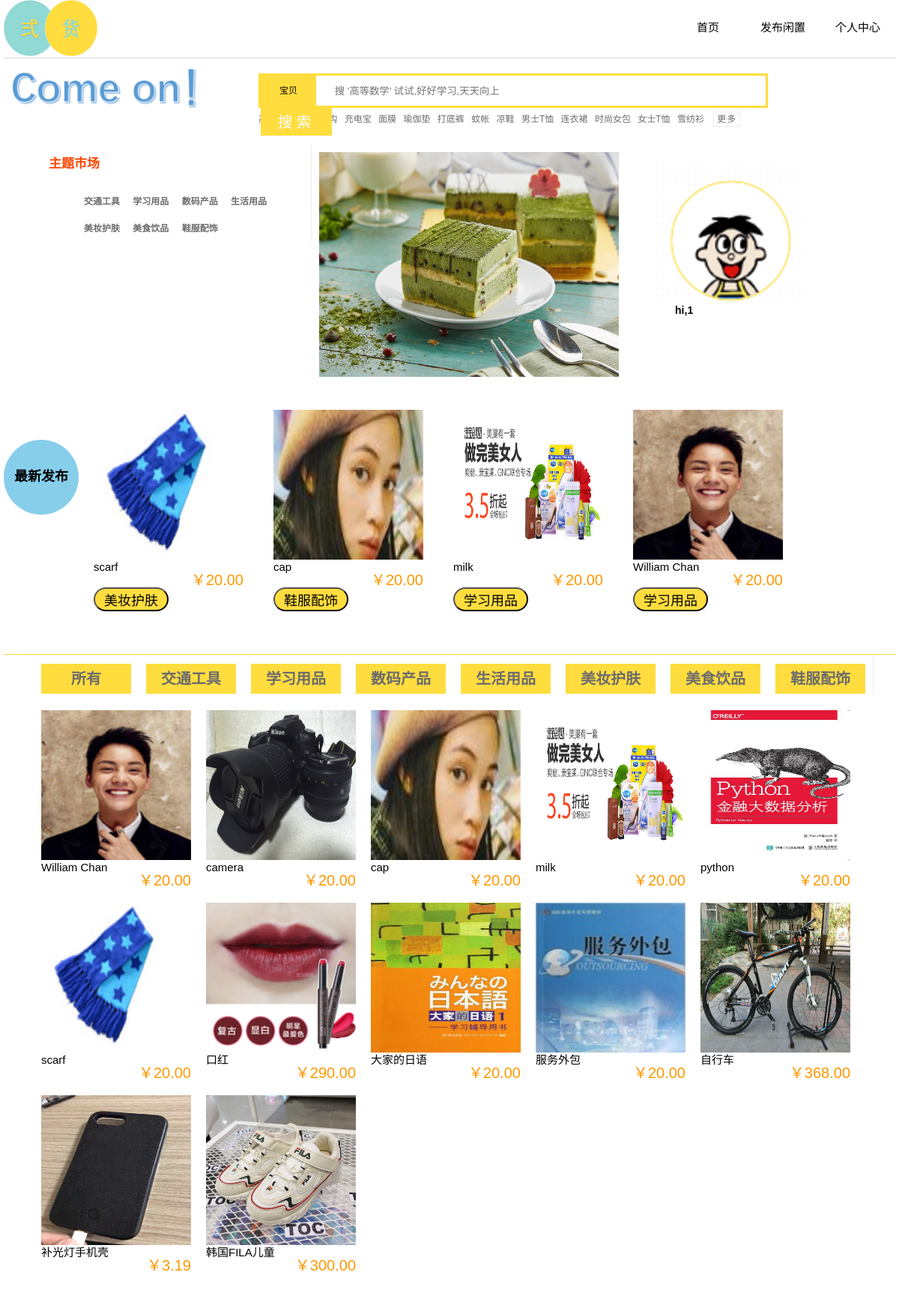
The app's page /sells/ (signed in) with its own data.
### sells/models.py (models this page shows, shortened)
class Category(models.Model):
    name = models.CharField(max_length=200, db_index=True)
    slug = models.SlugField(max_length=200, db_index=True, unique=True)
    class Meta:
        ordering = ('name',)
        verbose_name = 'category'
        verbose_name_plural = 'categories'
    def __str__(self):
        return self.name
    def get_absolute_url(self):
        return reverse('sells:product_list_by_category', args=[self.slug])

class Product(models.Model):
    category = models.ForeignKey(Category, related_name='category', on_delete=models.CASCADE)
    name = models.CharField(max_length=200, db_index=True)
    slug = models.SlugField(max_length=200, db_index=True)
    image = models.ImageField(upload_to='products/%y/%m/%d', blank=True)
    description = models.TextField(blank=True)
    price = models.DecimalField(max_digits=10, decimal_places=2)
    available = models.BooleanField(default=True)
    created = models.DateTimeField(auto_now_add=True)
    updated = models.DateTimeField(auto_now=True)
    stuid=models.ForeignKey(User, related_name='User', on_delete=models.CASCADE)
    gold = models.CharField(max_length=100,db_index=True)
    tel= models.CharField(max_length=11,db_index=True)
    class Meta:
        ordering = ('name',)
        index_together = (('id', 'slug'),)
    def get_absolute_url(self):
        return reverse('sells:product_detail', args=[self.id, self.slug])

### sells/views.py (the view)
# urls.py: path('', views.product_list, name='product_list'),
def product_list(request, category_slug=None):
    stuid = request.session['stuid']
    category=None
    categories = Category.objects.all()
    products = Product.objects.filter(available=True)
    new_products=Product.objects.order_by('-created')
    new_products=new_products[:4]
    if category_slug:
        category = get_object_or_404(categories, slug=category_slug)
        products = products.filter(category=category)
    return render(request, 'sells/product/home.html',
                  {'category': category, 'categories': categories, 'products': products,'stuid':stuid,'new_products':new_products})

### cart/context_processors.py (called while the page is built)
def cart(request):
    return {'cart': Cart(request)}

### sells/templates/sells/product/home.html (shortened to what this page needs)
{% extends "sells/head.html" %}
{% load static %}
{% block content %}
    <link rel="stylesheet" href={% static "css/detail.css" %}>
    <link rel="stylesheet" href={% static "css/style.css" %}>
    <div class="top-main">
        <img src="../../../static/img/come%20on.png" alt="" width="300px">
        <div class="search-wrapper">
            <div class="search-box">
                <div data-toggle="arrowdown" id="arrow8" class="search-toggle">
                    宝贝
                </div>
                <input class="search-in" type="text" placeholder="    搜 '高等数学’ 试试,好好学习,天天向上">
                <input type="button" class="search-but" value="搜索">
            </div>
            <div class="other-search">
                <a href="#">高等数学</a>
                <a href="#">数据结构</a>
                <a href="#">充电宝</a>
                <a href="#">面膜</a>
                <a href="#">瑜伽垫</a>
                <a href="#">打底裤</a>
                <a href="#">蚊帐</a>
                <a href="#">凉鞋</a>
                <a href="#">男士T恤</a>
                <a href="#">连衣裙</a>
                <a href="#">时尚女包</a>
                <a href="#">女士T恤</a>
                <a href="#">雪纺衫</a>
                <a href="#" class="more-other">更多</a>
            </div>
        </div>
    </div>
    <div class="sub-nav">
        <div class="sub-nav-cell">
            <h3 class="orange">主题市场</h3>
            <ul class="sub-nav-box">
                {% for c in categories %}
                    <li>
                        <h4><a href="{{ c.get_absolute_url }}">{{ c.name }}</a></h4>
                    </li>
                {% endfor %}
            </ul>
        </div>
        <div class="content">
            <a href="#"><img src="../../../static/img/糕点.jpg"></a>
        </div>
        <div class="user-info">
            <a href="#"><img src="../../../static/img/头像.png" width="250px"></a>
            <h3>hi,{{ stuid }}</h3>
        </div>
    </div>
    <div class="recommend">
        <div class="circle">
            <h3>最新发布</h3>
        </div>
        <div class="re">
            <ul>
                {% for product in new_products %}
                    <li>
                        <a href="{{ product.get_absolute_url }}">
                            <img src="
                                    {% if product.image %}{{ product.image.url }}{% else %}{% static "img/no_image.png" %}{% endif %}">
                        </a>
                        <div>
                            <div class="good_name">{{ product.name }}</div>
                            <div class="good_price">￥{{ product.price }}</div>
                            <button>{{ product.category }}</button>
                        </div>
                    </li>
                {% endfor %}
            </ul>
        </div>
    </div>
    <div class="kinds">
        <div class="kinds_name">
            <ul>
                <li>
                    <a href="{% url "sells:product_list" %}"><h3>所有</h3></a>
                </li>
                {% for c in categories %}
                    <li>
                        <a href="{{ c.get_absolute_url }}"><h3>{{ c.name }}</h3></a>
                    </li>
                {% endfor %}
            </ul>
        </div>
        <div class="just-look" id="just-look">
            <ul>
                {% for product in products %}
                    <li>
                        <a href="{{ product.get_absolute_url }}">
                            <img src="
                                    {% if product.image %}{{ product.image.url }}{% else %}{% static "img/no_image.png" %}{% endif %}">
                        </a>
                        <div>
                            <div class="good_name">{{ product.name }}</div>
                            <div class="good_price">￥{{ product.price }}</div>
                        </div>
                    </li>
                {% endfor %}
            </ul>
        </div>
    </div>
{% endblock %}

### sells/templates/sells/head.html (shortened to what this page needs)
{% load static %}
<!DOCTYPE html>
<html>
<head>
    <link rel="stylesheet" href="{% static "css/head.css" %}">
</head>
<body>
	<div id="nav">
        <img height="75px" width="125px" src={% static "img/logo.jpg" %}>
		<ul class=daohang>
			<li><a href="{% url "sells:product_list" %}">首页</a></li>
			<li><a href="{% url "sells:publish" %}">发布闲置</a></li>
			<li><a href="{% url "sells:showmypublish" %}">个人中心</a></li>
		</ul>
	</div>
    <div id="body_content">
        {% block content %}
        {% endblock %}
    </div>
</body>
</html>

### sells/static/css/head.css (style rules this page uses)
body { width: 1190px; margin: auto; }
#nav { border-bottom:1px solid #dad9d7 }
#nav ul { float: right; width: 300px; height: 50px; padding: 0; }
#nav ul li { list-style-type: none; float: left; }
#nav ul li a { display: block; width: 100px; height: 50px; line-height: 50px; background-color: #fff; margin: 0 0; color: #000; text-align: center; text-decoration: none; font-size: 15px; }

### sells/static/css/detail.css (style rules this page uses)
body { font-family: verdana, Arial; font-size: 12px; line-height:1; background: #fff; }
ul { list-style:none; }
a { margin:0; padding:0; text-decoration: none; font-size:100%; vertical-align:baseline; background:transparent; color: #6c6c6c; }
input, select { vertical-align:middle; }

### sells/static/css/style.css (style rules this page uses)
.top-main { margin: auto; width: 1190px; height: 115px; }
.top-main:after { content: ''; display: block; visibility: hidden; clear: both; height: 0; width: 0; }
.top-main>img { float: left; }
.search-wrapper, .search-wrapper-scroll { float: left; margin-top: 20px; margin-left: 40px; width: 730px; height: 75%; }
.search-box, .search-box-scroll { position: relative; float: left; margin-right: 10px; width: 674px; height: 40px; border: 3px solid rgb(255, 221, 62); ; }
.search-toggle, .search-toggle-scroll { float: left; width: 72px; height: 40px; border-right: 1px solid rgb(255, 221, 62); border-left: 1px solid rgb(255, 221, 62); line-height: 40px; text-align: center; background: rgb(255, 221, 62); ; cursor: pointer; }
.search-in, .search-in-scroll { float: left; width: 495px; height: 38px; padding-left: 10px; border: none; outline: none; }
.search-but, .search-but-scroll { float: left; width: 95px; height: 40px; border: none; outline: none; font-size: 20px; letter-spacing: 5px; background: rgb(255, 221, 62); ; cursor: pointer; color: #fff; }
.other-search { clear: both; width: 100%; height: 30px; line-height: 30px; }
.other-search>a { margin-right: 6px; }
.more-other { padding: 2px 4px; border: 1px solid #eee; letter-spacing: 1px; margin-left: 3px; }
.sub-nav { margin: auto auto; width: 1100px; height: auto; overflow: hidden; }
.sub-nav-cell { float: left; width: 350px; padding-left: 15px; height: 100%; border-right: 1px solid #eee; }
.sub-nav-cell>h3 { margin-bottom: 7px; font-size: 17px; }
.orange { color: #f40; }
.sub-nav-box li { display: inline-block; margin: 2px 2px; height: 25px; line-height: 25px; width: 58px; text-align: center; }
.sub-nav-box a { display: inline-block; height: 25px; text-align: center; padding: 0 3px; }
.content { float: left; margin:10px; }
.content img { width:400px; height:300px; }
.user-info { float: left; margin: 10px; margin-left: 30px; width: 250px; height: auto; padding:10px; }
.user-info img { width: 200px; }
.user-info h3 { margin:auto; width: 200px; }
.recommend { clear: both; margin: auto auto; width: 1190px; height:auto; }
.circle { float: left; width: 100px; height:100px; margin:60px auto; background-color: skyblue; border-radius: 50%; }
.circle h3 { text-align: center; margin: auto; padding-top:40px ; font-size: 18px; }
.recommend ul { padding:auto; }
.recommend ul li { float: left; margin: 20px; }
.recommend ul li img { height: 200px; width: 200px; }
.recommend button { width: 100px; font-size: large; background: rgb(255, 221, 62); margin:auto; border-radius: 20px; }
.kinds { clear: both; margin: 25px auto; width: 1190px; height: auto; border-top: 1px solid rgb(255, 221, 62); }
.kinds_name { float: left; width: auto; height:100%; border-right: 1px solid #eee; text-align: center; margin:auto auto; }
.kinds_name h3 { background-color: rgb(255, 221, 62); width: 100px; height: 100%; margin: auto 10px; padding: 10px; font-size:20px; }
.kinds_name ul li { float: left; }
.just-look { float: left; width: auto; overflow: hidden; margin:auto; }
.just-look ul { padding:auto; }
.just-look ul li { margin: 10px; float: left; }
.just-look img { height: 200px; width: 200px; }
.good_name { font-size: 15px; }
.good_price { margin: auto; float: right; font-size: 20px; color: rgb(255, 152, 0); }

### records on screen
Category: name "交通工具"
Category: name "学习用品"
Category: name "数码产品"
Category: name "生活用品"
Category: name "美妆护肤"
Category: name "美食饮品"
Category: name "鞋服配饰"
Product: image (picture), name "scarf", price "20.00", category "美妆护肤"
Product: image (picture), name "cap", price "20.00", category "鞋服配饰"
Product: image (picture), name "milk", price "20.00", category "学习用品"
Product: image (picture), name "William Chan", price "20.00", category "学习用品"
Product: image (picture), name "camera", price "20.00"
Product: image (picture), name "python", price "20.00"
Product: image (picture), name "口红", price "290.00"
Product: image (picture), name "大家的日语", price "20.00"
Product: image (picture), name "服务外包", price "20.00"
Product: image (picture), name "自行车", price "368.00"
Product: image (picture), name "补光灯手机壳", price "3.19"
Product: image (picture), name "韩国FILA儿童", price "300.00"

### other values on screen
{{ stuid }} "1"
